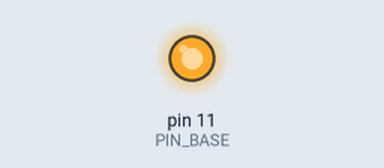
Simulated run of this sketch. Board: Arduino Uno, built with avr-gcc and run on an emulated ATmega328P. Shown: output pins drawn as LEDs (lit = HIGH).

Above: at 1.0 s.
At 3.0 s:
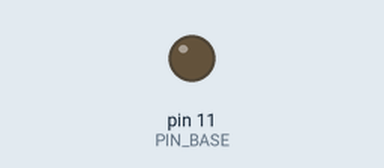
Timing chart, 0 to 5.2 s (numbered marks = the images above):
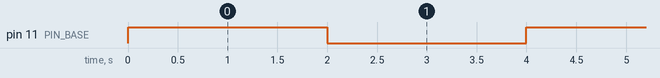

The sketch:

dcmotor.ino
```cpp
/*
    DCモータを駆動させるプログラム
*/

#include <Arduino.h>
#define PIN_BASE 11

void setup() {
  pinMode(PIN_BASE, OUTPUT);
}

void motorOn() {
  digitalWrite(PIN_BASE, HIGH);
}

void motorOff() {
  digitalWrite(PIN_BASE, LOW);
}

void loop() {
  motorOn();
  delay(2000);

  motorOff();
  delay(2000);
}
```

Measured:
- by itself, pin 11 (PIN_BASE): alternates HIGH for 2.0 s and LOW for 2.0 s
